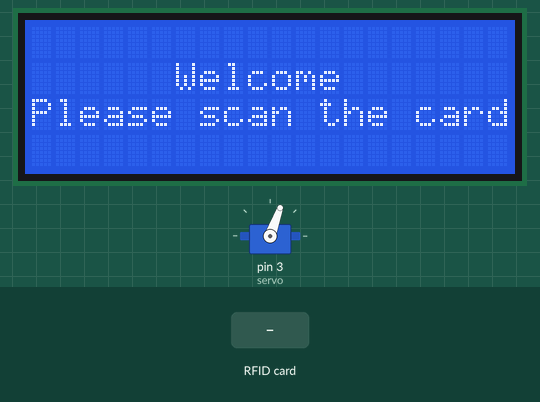
Recording of a program running on a simulated Arduino Uno, built with avr-gcc and run on an emulated ATmega328P. Parts: 20×4 character LCD, servo. The inputs (shaded band) are chosen by the test bench.

Above: at 1.3 s.
1.4 s: RFID card 43 12 9F 94 held to the reader
At 2.1 s:
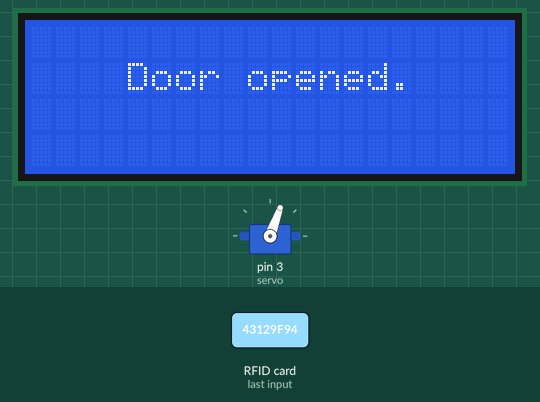
2.9 s: RFID card 5E 7A 19 C4 held to the reader
At 5.2 s:
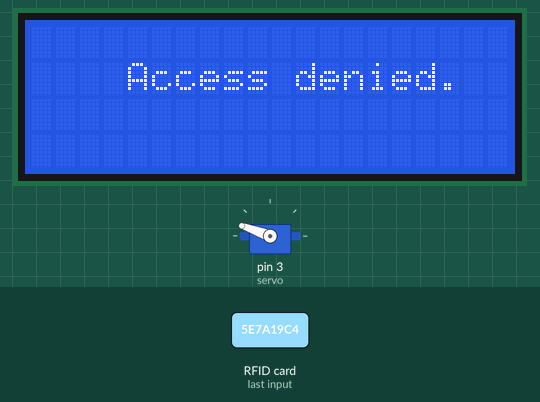
At 10.0 s:
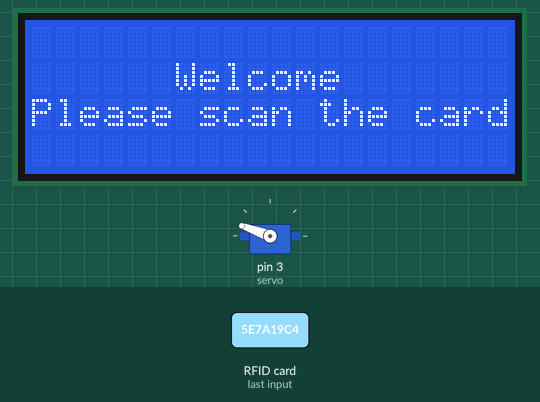
Timing chart, 0 to 11.5 s (numbered marks = the images above; inputs shaded):
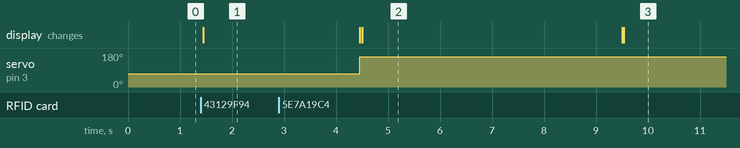

The program:

main.cpp
```cpp
#include <Arduino.h>
#include <Servo.h>
#include <LiquidCrystal_I2C.h>
#include <SPI.h>
#include <MFRC522.h>
#include <Chrono.h>

#define SS_PIN 10
#define RST_PIN 9

Chrono timer;
Servo servo;
LiquidCrystal_I2C lcd(0x27, 20, 4);
MFRC522 rfid(SS_PIN, RST_PIN);

String UID = "43 12 9F 94", UID_2 = "B3 E5 F 95"; // reference UID
bool lock = true;


void lcd_print(
        String message,
        int x, int y,
        int sdelay,
        bool clear=false,
        bool s_clear=false
    ) {
    if (clear) {
        lcd.clear();
    }

    lcd.setCursor(x, y);
    lcd.print(message);

    if (sdelay != 0) {
        delay(sdelay);
    }

    if (s_clear) {
        lcd.clear();
    }

}

void setup() {
    Serial.begin(9600);
    servo.write(70);
    lcd.init();
    lcd.backlight();
    servo.attach(3);
    SPI.begin();
    rfid.PCD_Init();

}

void loop() {
    lcd_print("Welcome", 6, 1, 0);
    lcd_print("Please scan the card", 0, 2, 0);

    if (!rfid.PICC_IsNewCardPresent() || !rfid.PICC_ReadCardSerial()) {
        return;
    }

    String ID = "";
    for (byte i = 0; i < rfid.uid.size; i++) {
        ID.concat(String(rfid.uid.uidByte[i] < 0x10 ? " 0" : " "));
        ID.concat(String(rfid.uid.uidByte[i], HEX));
    }
    ID.toUpperCase();

    if (ID.substring(1) == UID || ID.substring(1) == UID_2) {
        lock = false;
        lcd_print("Door opened.", 4, 1, 3000, true, true);
        servo.write(160);

        // 18000 ms for 5 minutes
        if (timer.hasPassed(18000) || rfid.PICC_ReadCardSerial()) {
            servo.write(70);
            timer.restart();
            lcd_print("Door locked.", 4, 1, 3000, true, true);
            lock = true;
        }
    }
    else {
        lcd_print("Access denied.", 4, 1, 5000, true, true);
    }

}
```

Measured:
- after the input at 1.4 s, the display: changes after 0.05 s (image 1)
- after the input at 2.9 s, the display: first differs from a run without the input after 1.6 s (image 2)
- what the display in image 2 shows lasts 5.0 s, from 4.5 s to 9.5 s
